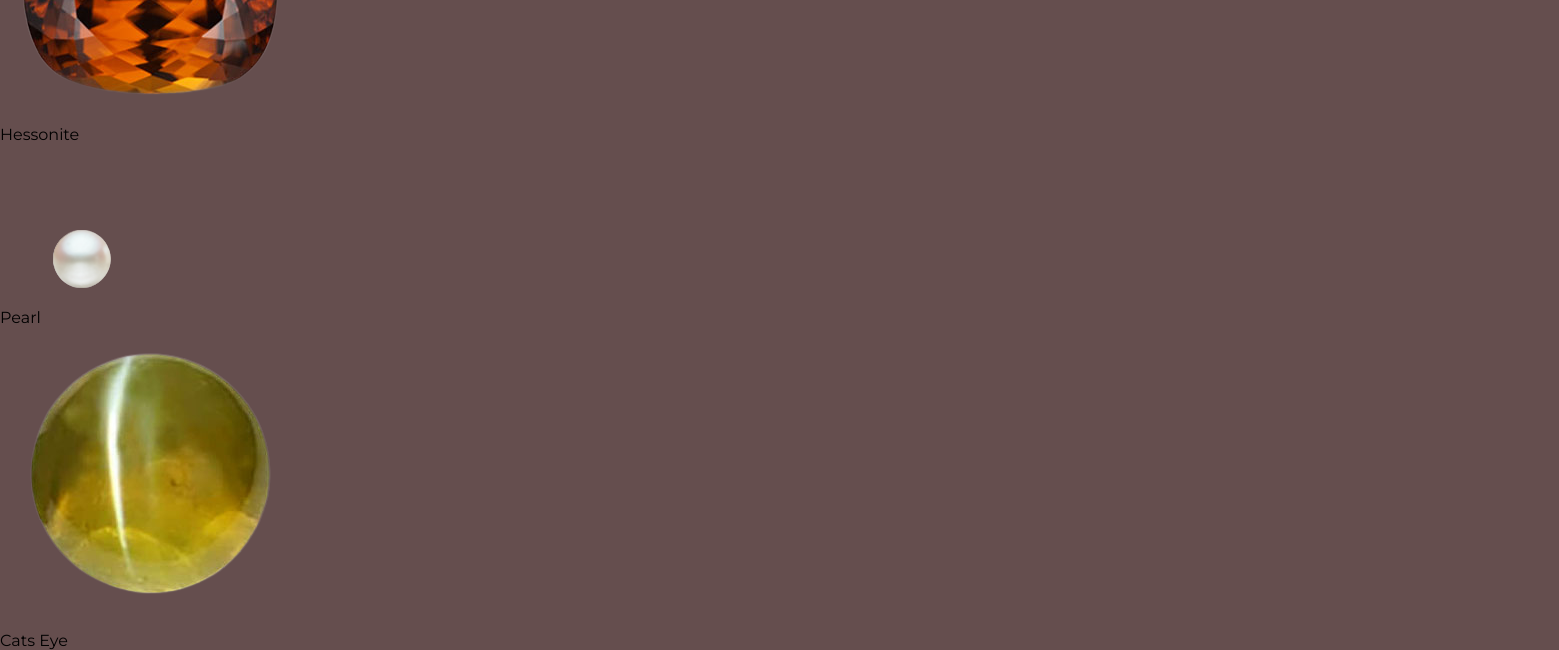
The page /ram_app/s/ (lower part) on the database as committed earlier.
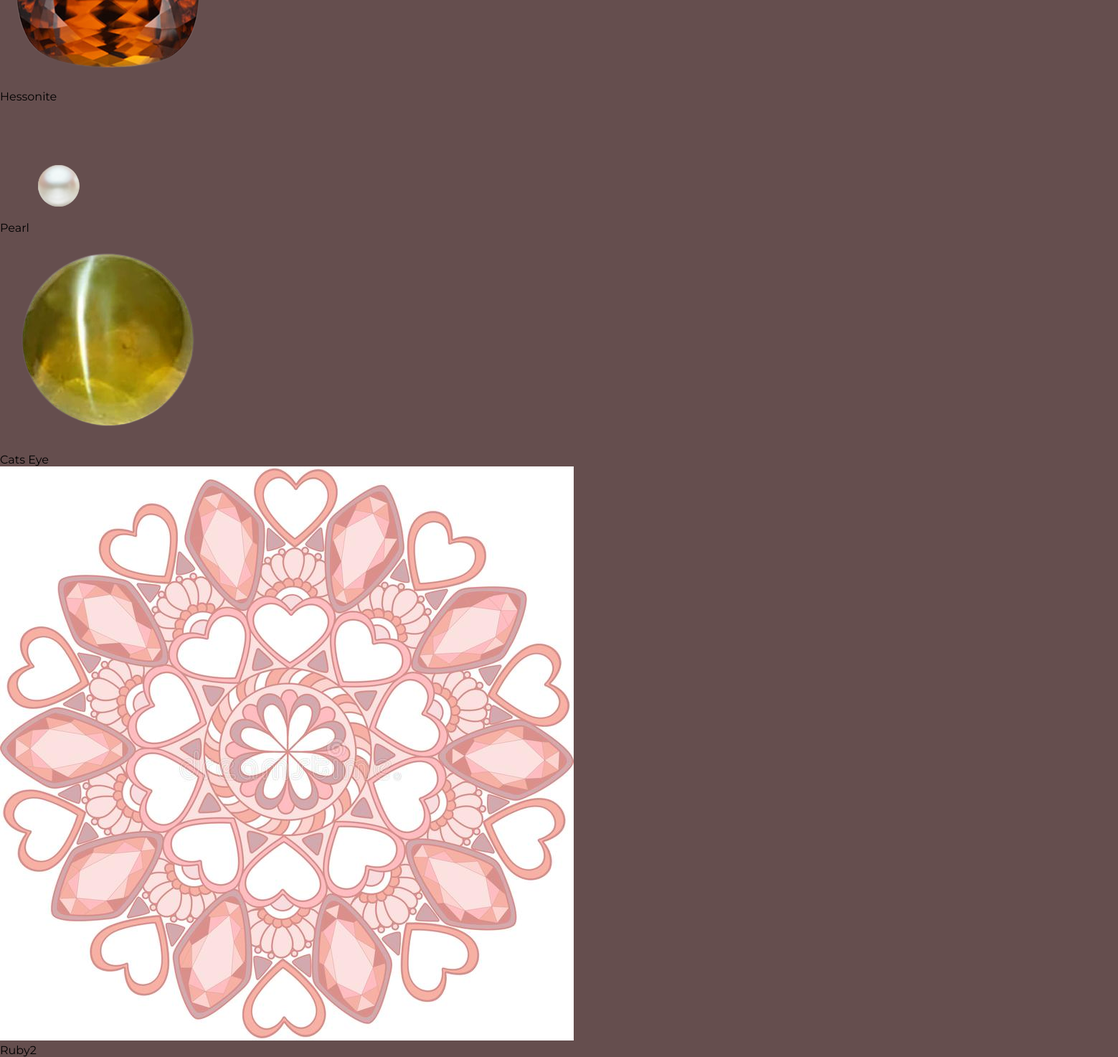
The same page on the database as committed later.
### ram_app/models.py (models this page shows, shortened)
class P_stone(models.Model):
    p_name=models.CharField(max_length=30)
    image=models.ImageField(upload_to="p_stone_images",default="")
    path=models.CharField(max_length=300)

### ram_app/views.py (the view)
# urls.py: path('s/',views.s,name="s"),
def s(request):
    s_st=list(P_stone.objects.all())
    s_list=s_st[0:3]
    params={'s_sto':s_st}
    return render(request,'ram_app/s.html',params)

### ram_app/templates/ram_app/s.html (shortened to what this page needs)
{% extends 'ram_app/basic.html' %}
{% load static %}
{% block css %}
<link rel="stylesheet" href="{% static 'r_assets/rcss/basic.css' %}">
{% endblock %}
{% block body %}
    {% for i in s_sto %}
    <div class="row">
        <div class="col">
            <a href="{{i.path}}"><img src="/media/{{i.image}}"></a>
            <div class="p_desc">
                <p>{{i.p_name}}</p>
            </div>
        </div>
    </div>{% endfor %}
{% endblock %}

Rows that differ between the two databases and show on the page:
added P_stone: image (picture), p_name "Ruby2"
